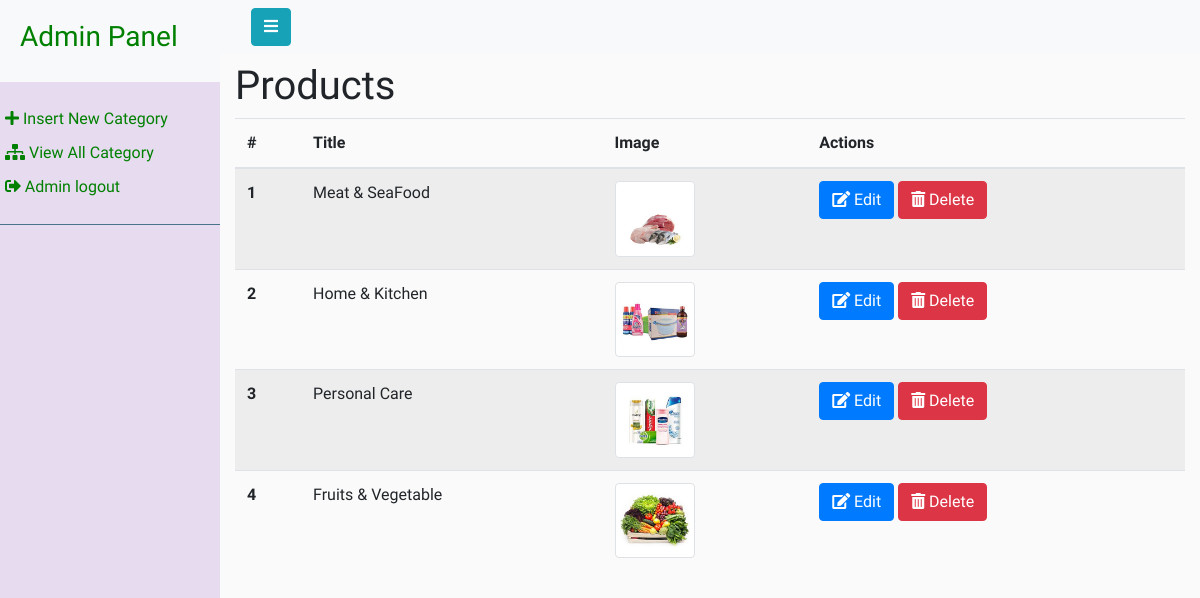
The app's page /Admin/Index.php?ViewCategory (signed in) with its own data.
### tables this page shows
CREATE TABLE `category` (
  `Id` int(100) NOT NULL,
  `Title` varchar(255) NOT NULL,
  `Description` varchar(255) NOT NULL,
  `Image` varchar(255) NOT NULL
);

### Admin/ViewCategory.php (the view, shortened to what this page needs)
<div class="row">
    <div class="col-sm-12">
        <h1>Products</h1>
        <table class="table table-striped">
            <thead>
            <tr>
                <th scope="col">#</th>
                <th scope="col">Title</th>
                <th scope="col">Image</th>
                <th scope="col">Actions</th>
            </tr>
            </thead>
            <tbody>
            <?php
            require "../Server/GroceryDBConnection.php";
            $get_cat = "select * from Category";
            $run_cat = mysqli_query($DB,$get_cat);
            $count_cat = mysqli_num_rows($run_cat);
            if($count_cat==0){
                echo "<h2> No Category found in selected criteria </h2>";
            }
            else {
                $i = 0;
                while ($row_cat = mysqli_fetch_array($run_cat)) {
                    $cat_id = $row_cat['Id'];
                    $cat_title = $row_cat['Title'];
                    $cat_image = $row_cat['Image'];
                    ?>
                    <tr>
                        <th scope="row"><?php echo ++$i; ?></th>
                        <td><?php echo $cat_title; ?></td>
                        <td><img class="img-thumbnail" src='../images/<?php echo $cat_image;?>' width='80' height='80'></td>
                        <td><a href="Index.php?EditCategory=<?php echo $cat_id?>" class="btn btn-primary">
                                <i class="fa fa-edit"></i> Edit
                            </a>
                            <a href="Index.php?DeleteCategory=<?php echo $cat_id?>" class="btn btn-danger">
                                <i class="fa fa-trash-alt"></i> Delete
                            </a>
                        </td>
                    </tr>
                    <?php
                }
            }
            ?>
            </tbody>
        </table>
    </div>
</div>

### Admin/css/custom.css (style rules this page uses)
body { font-family: 'Poppins', sans-serif; background: #fafafa; }
a, a:hover, a:focus { color: inherit; text-decoration: none; transition: all 0.3s; }

### Admin/Index.php (style rules this page uses)
* { font-family: 'Old Standard TT', serif; }

### records on screen
category: Title "Meat & SeaFood", Image (picture)
category: Title "Home & Kitchen", Image (picture)
category: Title "Personal Care", Image (picture)
category: Title "Fruits & Vegetable", Image (picture)
